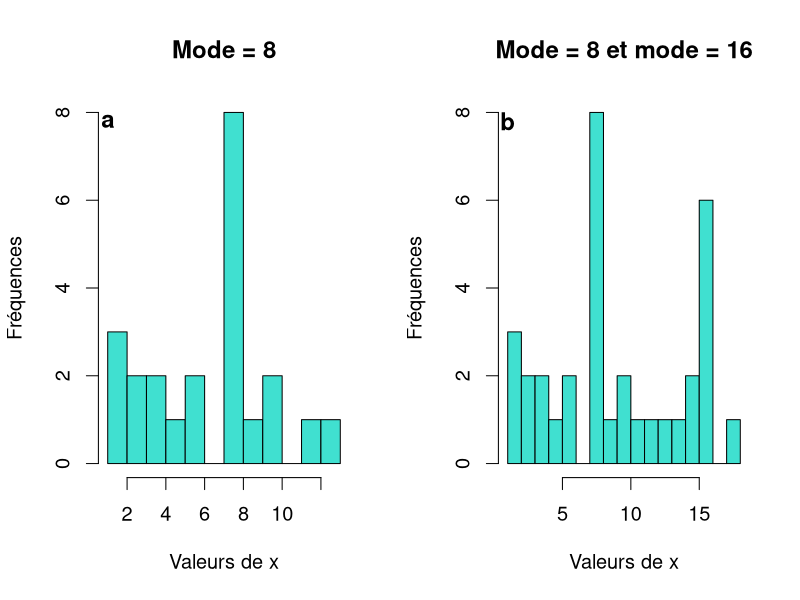
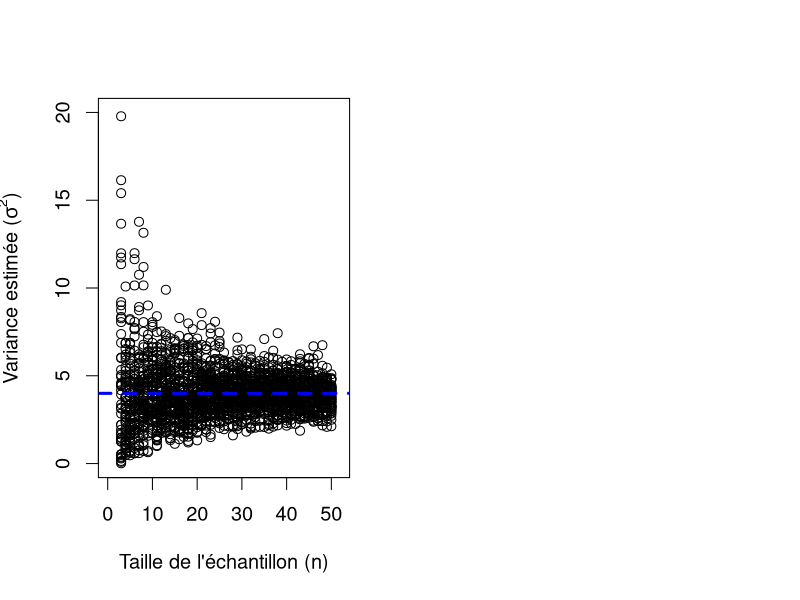

Reproduce these figures in R, in order.
## ---- chunk 1
##mode
xmod <- c(1, 3, 4, 5, 6, 8, 8, 8, 8, 8, 8, 8, 9, 1, 3, 4, 
          6, 8, 10, 1, 12, 13, 10)
par(mfrow = c(1, 2), cex = 1.2)
hist(xmod, breaks = 10, main = "Mode = 8", 
     ylab = "Fréquences", xlab = "Valeurs de x", col = "turquoise")
##add text
text(x = 1, y = 7.8, labels = expression(bold(a)), 
     cex = 1.2)
xmod2 <- c(1, 3, 4, 5, 6, 8, 8, 8, 8, 8, 8, 8, 9, 1, 3, 4, 
           6, 8, 10, 1, 12, 13, 10, 15, 16, 16, 11, 16, 16,
           14, 15, 16, 16, 18)
hist(xmod2, breaks = 18, main = "Mode = 8 et mode = 16", 
     ylab = "Fréquences", xlab = "Valeurs de x",
     col = "turquoise")
text(x = 1, y = 7.8, labels = expression(bold(b)),
     cex = 1.2)
## ---- chunk 2
##Sample size and variance
plot(x = c(0, 52), y = c(0, 20), type = "n", 
     xlab = "Taille de l'échantillon (n)", ylab = expression(paste("Variance estimée (", sigma^2, ")")))

##try scenarios with sample sizes of 3 to 50 observations
for (df in 3:50) {          
  ##obtain 30 data sets for each scenario
  for (i in 1:50){            
    #obtain sample of size df with mean and sd
    x <- rnorm(df, mean = 10.1, sd = 2) 
    points(df, var(x))           #plot the points on graph
  }
}
abline(h = 4, lty = 2, lwd = 3, col = "blue") #add line to indicate variance
